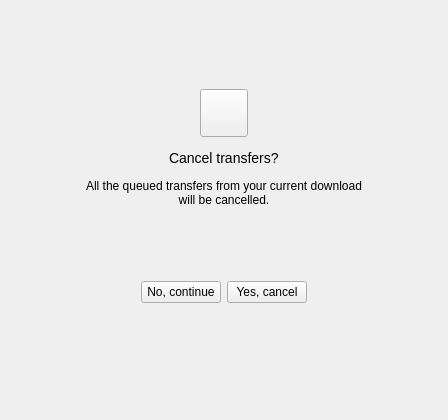
<?xml version="1.0" encoding="UTF-8"?>
<ui version="4.0">
 <class>CancelConfirmWidget</class>
 <widget class="QWidget" name="CancelConfirmWidget">
  <property name="geometry">
   <rect>
    <x>0</x>
    <y>0</y>
    <width>448</width>
    <height>420</height>
   </rect>
  </property>
  <property name="windowTitle">
   <string notr="true"/>
  </property>
  <property name="styleSheet">
   <string notr="true">#lCancelTransfers
{
font-size: 14px;
line-height: 20px;
}
</string>
  </property>
  <layout class="QVBoxLayout" name="verticalLayout">
   <item>
    <spacer name="verticalSpacer_3">
     <property name="orientation">
      <enum>Qt::Vertical</enum>
     </property>
     <property name="sizeHint" stdset="0">
      <size>
       <width>20</width>
       <height>50</height>
      </size>
     </property>
    </spacer>
   </item>
   <item>
    <layout class="QHBoxLayout" name="horizontalLayout_2">
     <item>
      <spacer name="horizontalSpacer_3">
       <property name="orientation">
        <enum>Qt::Horizontal</enum>
       </property>
       <property name="sizeHint" stdset="0">
        <size>
         <width>40</width>
         <height>20</height>
        </size>
       </property>
      </spacer>
     </item>
     <item>
      <widget class="TokenizableToolButton" name="lWarningIcon">
       <property name="minimumSize">
        <size>
         <width>48</width>
         <height>48</height>
        </size>
       </property>
       <property name="maximumSize">
        <size>
         <width>48</width>
         <height>48</height>
        </size>
       </property>
       <property name="text">
        <string notr="true"/>
       </property>
       <property name="icon">
        <iconset resource="../Resources_common.qrc">
         <normaloff>:/alert-circle_medium_thin_outline</normaloff>:/alert-circle_medium_thin_outline</iconset>
       </property>
       <property name="iconSize">
        <size>
         <width>48</width>
         <height>48</height>
        </size>
       </property>
       <property name="normal_off" stdset="0">
        <string notr="true">support-warning</string>
       </property>
      </widget>
     </item>
     <item>
      <spacer name="horizontalSpacer_4">
       <property name="orientation">
        <enum>Qt::Horizontal</enum>
       </property>
       <property name="sizeHint" stdset="0">
        <size>
         <width>40</width>
         <height>20</height>
        </size>
       </property>
      </spacer>
     </item>
    </layout>
   </item>
   <item>
    <spacer name="verticalSpacer_4">
     <property name="orientation">
      <enum>Qt::Vertical</enum>
     </property>
     <property name="sizeType">
      <enum>QSizePolicy::Fixed</enum>
     </property>
     <property name="sizeHint" stdset="0">
      <size>
       <width>20</width>
       <height>5</height>
      </size>
     </property>
    </spacer>
   </item>
   <item>
    <layout class="QHBoxLayout" name="horizontalLayout_3">
     <item>
      <spacer name="horizontalSpacer_5">
       <property name="orientation">
        <enum>Qt::Horizontal</enum>
       </property>
       <property name="sizeHint" stdset="0">
        <size>
         <width>40</width>
         <height>20</height>
        </size>
       </property>
      </spacer>
     </item>
     <item>
      <widget class="QLabel" name="lCancelTransfers">
       <property name="text">
        <string>Cancel transfers?</string>
       </property>
      </widget>
     </item>
     <item>
      <spacer name="horizontalSpacer_6">
       <property name="orientation">
        <enum>Qt::Horizontal</enum>
       </property>
       <property name="sizeHint" stdset="0">
        <size>
         <width>40</width>
         <height>20</height>
        </size>
       </property>
      </spacer>
     </item>
    </layout>
   </item>
   <item>
    <spacer name="verticalSpacer_5">
     <property name="orientation">
      <enum>Qt::Vertical</enum>
     </property>
     <property name="sizeType">
      <enum>QSizePolicy::Fixed</enum>
     </property>
     <property name="sizeHint" stdset="0">
      <size>
       <width>20</width>
       <height>5</height>
      </size>
     </property>
    </spacer>
   </item>
   <item>
    <layout class="QHBoxLayout" name="horizontalLayout_4">
     <item>
      <spacer name="horizontalSpacer_7">
       <property name="orientation">
        <enum>Qt::Horizontal</enum>
       </property>
       <property name="sizeType">
        <enum>QSizePolicy::MinimumExpanding</enum>
       </property>
       <property name="sizeHint" stdset="0">
        <size>
         <width>30</width>
         <height>20</height>
        </size>
       </property>
      </spacer>
     </item>
     <item>
      <widget class="QLabel" name="lExplanation">
       <property name="text">
        <string>All the queued transfers from your current download will be cancelled.</string>
       </property>
       <property name="alignment">
        <set>Qt::AlignCenter</set>
       </property>
       <property name="wordWrap">
        <bool>true</bool>
       </property>
       <property name="type" stdset="0">
        <string notr="true">secondary</string>
       </property>
      </widget>
     </item>
     <item>
      <spacer name="horizontalSpacer_8">
       <property name="orientation">
        <enum>Qt::Horizontal</enum>
       </property>
       <property name="sizeType">
        <enum>QSizePolicy::MinimumExpanding</enum>
       </property>
       <property name="sizeHint" stdset="0">
        <size>
         <width>30</width>
         <height>20</height>
        </size>
       </property>
      </spacer>
     </item>
    </layout>
   </item>
   <item>
    <spacer name="verticalSpacer">
     <property name="orientation">
      <enum>Qt::Vertical</enum>
     </property>
     <property name="sizeType">
      <enum>QSizePolicy::Fixed</enum>
     </property>
     <property name="sizeHint" stdset="0">
      <size>
       <width>20</width>
       <height>40</height>
      </size>
     </property>
    </spacer>
   </item>
   <item>
    <widget class="QStackedWidget" name="cancelControlStack">
     <property name="currentIndex">
      <number>0</number>
     </property>
     <widget class="QWidget" name="pCancelChoice">
      <property name="layoutDirection">
       <enum>Qt::LeftToRight</enum>
      </property>
      <layout class="QHBoxLayout" name="horizontalLayout">
       <property name="spacing">
        <number>-1</number>
       </property>
       <property name="sizeConstraint">
        <enum>QLayout::SetDefaultConstraint</enum>
       </property>
       <item>
        <spacer name="horizontalSpacer">
         <property name="orientation">
          <enum>Qt::Horizontal</enum>
         </property>
         <property name="sizeType">
          <enum>QSizePolicy::MinimumExpanding</enum>
         </property>
         <property name="sizeHint" stdset="0">
          <size>
           <width>1</width>
           <height>20</height>
          </size>
         </property>
        </spacer>
       </item>
       <item>
        <widget class="QPushButton" name="pDismiss">
         <property name="sizePolicy">
          <sizepolicy hsizetype="Fixed" vsizetype="Fixed">
           <horstretch>0</horstretch>
           <verstretch>0</verstretch>
          </sizepolicy>
         </property>
         <property name="minimumSize">
          <size>
           <width>0</width>
           <height>0</height>
          </size>
         </property>
         <property name="cursor">
          <cursorShape>PointingHandCursor</cursorShape>
         </property>
         <property name="text">
          <string>No, continue</string>
         </property>
         <property name="type" stdset="0">
          <string notr="true">secondary</string>
         </property>
         <property name="dimension" stdset="0">
          <string notr="true">medium</string>
         </property>
        </widget>
       </item>
       <item>
        <widget class="QPushButton" name="pProceed">
         <property name="sizePolicy">
          <sizepolicy hsizetype="Fixed" vsizetype="Fixed">
           <horstretch>0</horstretch>
           <verstretch>0</verstretch>
          </sizepolicy>
         </property>
         <property name="minimumSize">
          <size>
           <width>0</width>
           <height>0</height>
          </size>
         </property>
         <property name="cursor">
          <cursorShape>PointingHandCursor</cursorShape>
         </property>
         <property name="text">
          <string>Yes, cancel</string>
         </property>
         <property name="type" stdset="0">
          <string notr="true">primary</string>
         </property>
         <property name="dimension" stdset="0">
          <string notr="true">medium</string>
         </property>
        </widget>
       </item>
       <item>
        <spacer name="horizontalSpacer_2">
         <property name="orientation">
          <enum>Qt::Horizontal</enum>
         </property>
         <property name="sizeType">
          <enum>QSizePolicy::MinimumExpanding</enum>
         </property>
         <property name="sizeHint" stdset="0">
          <size>
           <width>1</width>
           <height>20</height>
          </size>
         </property>
        </spacer>
       </item>
      </layout>
     </widget>
     <widget class="QWidget" name="pCancelling">
      <layout class="QHBoxLayout" name="horizontalLayout_5">
       <item>
        <spacer name="horizontalSpacer_9">
         <property name="orientation">
          <enum>Qt::Horizontal</enum>
         </property>
         <property name="sizeHint" stdset="0">
          <size>
           <width>40</width>
           <height>20</height>
          </size>
         </property>
        </spacer>
       </item>
       <item>
        <widget class="QLabel" name="label">
         <property name="styleSheet">
          <string notr="true">font-size: 16px;
font-weight:400;</string>
         </property>
         <property name="text">
          <string>Cancelling…</string>
         </property>
        </widget>
       </item>
       <item>
        <widget class="QLabel" name="lWaitAnimation">
         <property name="text">
          <string notr="true">[waitAnimation]</string>
         </property>
        </widget>
       </item>
       <item>
        <spacer name="horizontalSpacer_10">
         <property name="orientation">
          <enum>Qt::Horizontal</enum>
         </property>
         <property name="sizeHint" stdset="0">
          <size>
           <width>40</width>
           <height>20</height>
          </size>
         </property>
        </spacer>
       </item>
      </layout>
     </widget>
    </widget>
   </item>
   <item>
    <spacer name="verticalSpacer_2">
     <property name="orientation">
      <enum>Qt::Vertical</enum>
     </property>
     <property name="sizeHint" stdset="0">
      <size>
       <width>20</width>
       <height>50</height>
      </size>
     </property>
    </spacer>
   </item>
  </layout>
 </widget>
 <customwidgets>
  <customwidget>
   <class>TokenizableToolButton</class>
   <extends>QToolButton</extends>
   <header>tokenizer/TokenizableItems/TokenizableButtons.h </header>
  </customwidget>
 </customwidgets>
 <resources>
  <include location="../Resources_common.qrc"/>
 </resources>
 <connections/>
</ui>
